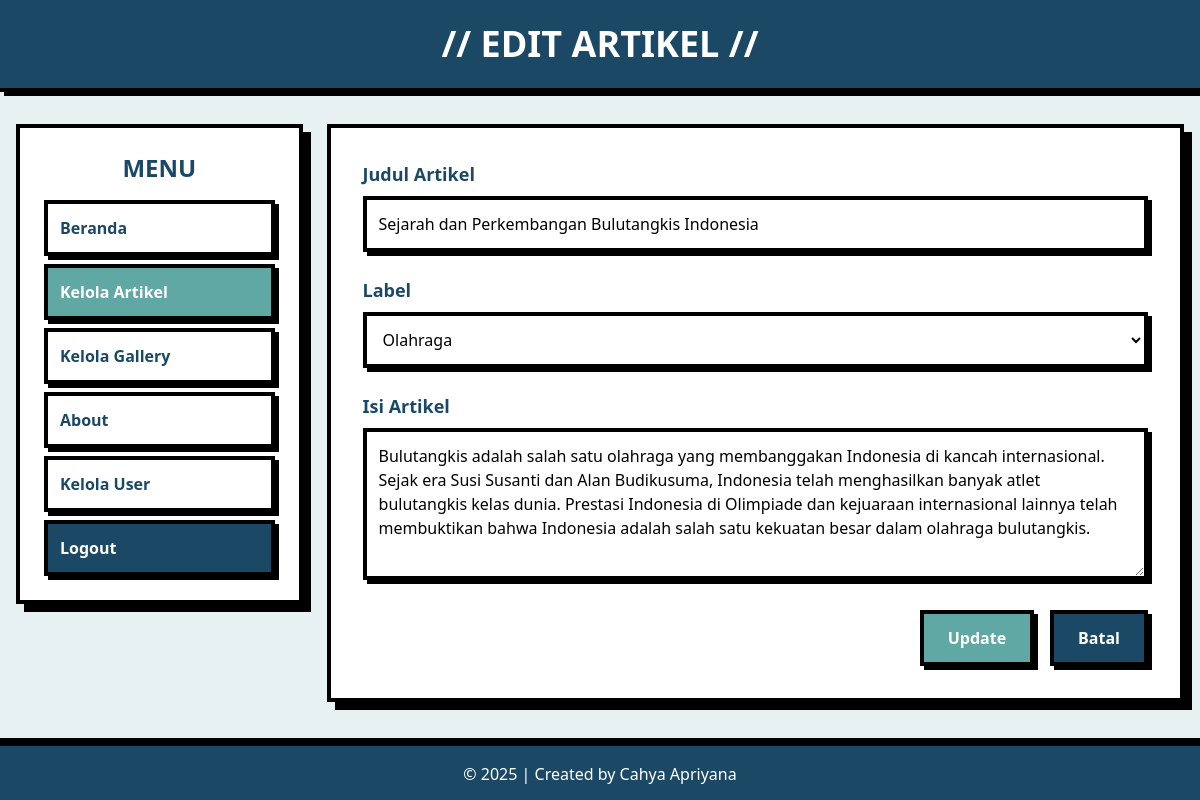
The app's page /admin/edit_artikel.php?id_artikel=10 (signed in) with its own data.
### tables this page shows
CREATE TABLE `tbl_artikel` (
  `id_artikel` int NOT NULL,
  `nama_artikel` text NOT NULL,
  `label` varchar(50) DEFAULT NULL,
  `isi_artikel` text NOT NULL
);

### admin/edit_artikel.php (the view, shortened to what this page needs)
<?php
include('../koneksi.php');
$id = $_GET['id_artikel'];
$sql = "SELECT * FROM tbl_artikel WHERE id_artikel = '$id'";
$query = mysqli_query($db, $sql);
$data = mysqli_fetch_array($query);
?>
<!DOCTYPE html>
<html lang="en">
<head>
    <link href="../src/output.css" rel="stylesheet">
</head>
<body class="bg-[#E8F1F2] min-h-screen">
    <header class="bg-[#1B4965] border-b-4 border-black shadow-[4px_4px_0px_0px_rgba(0,0,0,1)]">
        <div class="max-w-7xl mx-auto px-4 py-4 md:py-6">
            <h1 class="text-2xl md:text-4xl font-black text-white text-center">// EDIT ARTIKEL //</h1>
        </div>
    </header>
    <div class="flex flex-col lg:flex-row max-w-7xl mx-auto mt-4 md:mt-8 px-4 gap-4 md:gap-6">
        <aside class="w-full lg:w-1/4 bg-white border-4 border-black p-4 md:p-6 shadow-[8px_8px_0px_0px_rgba(0,0,0,1)] h-fit">
            <h2 class="text-xl md:text-2xl font-black text-[#1B4965] mb-4 text-center">MENU</h2>
            <ul class="space-y-2 text-gray-700">
                <li><a href="beranda_admin.php" class="block p-2 md:p-3 bg-white text-[#1B4965] font-bold border-4 border-black shadow-[4px_4px_0px_0px_rgba(0,0,0,1)] hover:translate-x-[3px] hover:translate-y-[3px] hover:shadow-none transition-all">Beranda</a></li>
                <li><a href="data_artikel.php" class="block p-2 md:p-3 bg-[#5FA8A3] text-white font-bold border-4 border-black shadow-[4px_4px_0px_0px_rgba(0,0,0,1)] hover:translate-x-[3px] hover:translate-y-[3px] hover:shadow-none transition-all">Kelola Artikel</a></li>
                <li><a href="data_gallery.php" class="block p-2 md:p-3 bg-white text-[#1B4965] font-bold border-4 border-black shadow-[4px_4px_0px_0px_rgba(0,0,0,1)] hover:translate-x-[3px] hover:translate-y-[3px] hover:shadow-none transition-all">Kelola Gallery</a></li>
                <li><a href="about.php" class="block p-2 md:p-3 bg-white text-[#1B4965] font-bold border-4 border-black shadow-[4px_4px_0px_0px_rgba(0,0,0,1)] hover:translate-x-[3px] hover:translate-y-[3px] hover:shadow-none transition-all">About</a></li>
                <?php if ($_SESSION['role'] === 'Admin') { ?>
                <li><a href="data_user.php" class="block p-2 md:p-3 bg-white text-[#1B4965] font-bold border-4 border-black shadow-[4px_4px_0px_0px_rgba(0,0,0,1)] hover:translate-x-[3px] hover:translate-y-[3px] hover:shadow-none transition-all">Kelola User</a></li>
                <?php } ?>
                <li><a href="logout.php" onclick="return confirm('Apakah anda yakin ingin keluar?');" class="block p-2 md:p-3 bg-[#1B4965] text-white font-bold border-4 border-black shadow-[4px_4px_0px_0px_rgba(0,0,0,1)] hover:translate-x-[3px] hover:translate-y-[3px] hover:shadow-none transition-all">Logout</a></li>
            </ul>
        </aside>
        <main class="w-full lg:w-3/4 bg-white border-4 border-black p-4 md:p-8 shadow-[8px_8px_0px_0px_rgba(0,0,0,1)]">
            <form action="proses_edit_artikel.php" method="post" class="space-y-6">
                <div>
                    <label for="nama_artikel" class="block text-lg font-bold text-[#1B4965] mb-2">Judul Artikel</label>
                    <input type="text"
                           id="nama_artikel"
                           name="nama_artikel"
                           required
                           value="<?php echo htmlspecialchars($data['nama_artikel']); ?>"
                           class="w-full p-3 border-4 border-black focus:outline-none focus:border-[#5FA8A3] shadow-[4px_4px_0px_0px_rgba(0,0,0,1)]">
                </div>
                <div>
                    <label for="label" class="block text-lg font-bold text-[#1B4965] mb-2">Label</label>
                    <select id="label" name="label" required
                        class="w-full p-3 border-4 border-black focus:outline-none focus:border-[#5FA8A3] shadow-[4px_4px_0px_0px_rgba(0,0,0,1)]">
                        <option value="Olahraga" <?php echo ($data['label'] == 'Olahraga') ? 'selected' : ''; ?>>Olahraga</option>
                    </select>
                </div>
                <div>
                    <label for="isi_artikel" class="block text-lg font-bold text-[#1B4965] mb-2">Isi Artikel</label>
                    <textarea id="isi_artikel"
                              name="isi_artikel"
                              rows="5"
                              required
                              class="w-full p-3 border-4 border-black focus:outline-none focus:border-[#5FA8A3] shadow-[4px_4px_0px_0px_rgba(0,0,0,1)]"><?php echo htmlspecialchars($data['isi_artikel']); ?></textarea>
                </div>
                <div class="flex justify-end space-x-4">
                    <button type="submit"
                            class="bg-[#5FA8A3] text-white px-6 py-3 font-bold border-4 border-black shadow-[4px_4px_0px_0px_rgba(0,0,0,1)] hover:translate-x-[3px] hover:translate-y-[3px] hover:shadow-none transition-all">Update</button>
                    <a href="data_artikel.php"
                       class="bg-[#1B4965] text-white px-6 py-3 font-bold border-4 border-black shadow-[4px_4px_0px_0px_rgba(0,0,0,1)] hover:translate-x-[3px] hover:translate-y-[3px] hover:shadow-none transition-all">Batal</a>
                </div>
            </form>
        </main>
    </div>
    <footer class="bg-[#1B4965] border-t-4 border-black text-white text-center py-3 md:py-4 mt-6 md:mt-10 shadow-[0_-4px_0px_0px_rgba(0,0,0,1)]">
        &copy; <?php echo date('Y'); ?> | Created by Cahya Apriyana
    </footer>
</body>
</html>

### records on screen
tbl_artikel: nama_artikel "Sejarah dan Perkembangan Bulutangkis Indonesia", label "Olahraga", isi_artikel "Bulutangkis adalah salah satu olahraga yang membanggakan Indonesia di kancah internasional. Sejak era Susi Susanti dan Alan Budikusuma, Indonesia telah menghasilkan banyak atlet bulutangkis kelas dunia. Prestasi Indonesia di Olimpiade dan kejuaraan internasional lainnya telah membuktikan bahwa Indonesia adalah salah satu kekuatan besar dalam olahraga bulutangkis."
